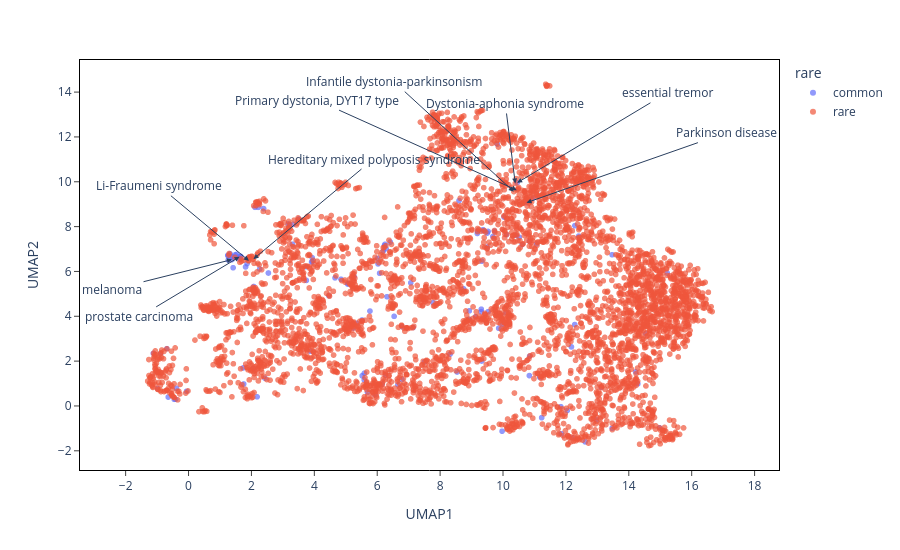

Notebook cell for this chart:
### Code cell
# --- Map 1: color points by rarity (rare vs. common) ---
# Sort by 'rare' so points draw in a consistent order.
dis2vec_clust_df = dis2vec_clust_df.sort_values(by='rare')

# Arrow annotations: {disease_id: {ax, ay label offsets}}.
annot = {
    'EFO_0000756': {'ay': 30, 'ax': -120},
    'EFO_0001663': {'ay': 60, 'ax': -100},
    'ORPHA_157794': {'ay': -100, 'ax': 120},
    'ORPHA_524': {'ay': -75, 'ax': -90},

    'MONDO_0005180': {'ay': -70, 'ax': 200},
    'EFO_0003108': {'ay': -90, 'ax': 150},
    'ORPHA_370103': {'ay': -90, 'ax': -200},
    'ORPHA_412217': {'ay': -80, 'ax': -10},
    'ORPHA_238455': {'ay': -110, 'ax': -120},
}

plot_res(
    dis2vec_clust_df, 'UMAP',
    annotate_orph=annot,
    color='rare',
    custom_header='',
    save=True,
    postfix_file='rare_UMAP',
)

### Figure 1 — Plotly figure (JSON) as saved in the notebook; plotly's stock layout.template omitted (floating-point values rounded to 4 significant figures; data arrays with more than 128 entries replaced by an {"elided": "..."} marker saying what was removed)
{"data": [{"customdata": {"elided": "145x3 mixed values"}, "hovertemplate": "rare=common<br>name=%{customdata[0]}<br>disease_id=%{customdata[1]}<br>dis_vec_clust=%{customdata[2]}<extra></extra>", "legendgroup": "common", "marker": {"color": "#636efa", "opacity": 0.7, "symbol": "circle"}, "mode": "markers", "name": "common", "showlegend": true, "type": "scattergl", "x": {"elided": "145 float values"}, "xaxis": "x", "y": {"elided": "145 float values"}, "yaxis": "y"}, {"customdata": {"elided": "4565x3 mixed values"}, "hovertemplate": "rare=rare<br>name=%{customdata[0]}<br>disease_id=%{customdata[1]}<br>dis_vec_clust=%{customdata[2]}<extra></extra>", "legendgroup": "rare", "marker": {"color": "#EF553B", "opacity": 0.7, "symbol": "circle"}, "mode": "markers", "name": "rare", "showlegend": true, "type": "scattergl", "x": {"elided": "4565 float values"}, "xaxis": "x", "y": {"elided": "4565 float values"}, "yaxis": "y"}], "layout": {"annotations": [{"arrowhead": 2, "ax": 200, "ay": -70, "text": "Parkinson disease", "x": 10.75, "xref": "x", "y": 9.069, "yref": "y"}, {"arrowhead": 2, "ax": 150, "ay": -90, "text": "essential tremor", "x": 10.45, "xref": "x", "y": 9.955, "yref": "y"}, {"arrowhead": 2, "ax": -120, "ay": 30, "text": "melanoma", "x": 1.382, "xref": "x", "y": 6.529, "yref": "y"}, {"arrowhead": 2, "ax": -100, "ay": 60, "text": "prostate carcinoma", "x": 1.62, "xref": "x", "y": 6.65, "yref": "y"}, {"arrowhead": 2, "ax": -10, "ay": -80, "text": "Dystonia-aphonia syndrome", "x": 10.39, "xref": "x", "y": 9.925, "yref": "y"}, {"arrowhead": 2, "ax": 120, "ay": -100, "text": "Hereditary mixed polyposis syndrome", "x": 2.066, "xref": "x", "y": 6.554, "yref": "y"}, {"arrowhead": 2, "ax": -120, "ay": -110, "text": "Infantile dystonia-parkinsonism", "x": 10.34, "xref": "x", "y": 9.56, "yref": "y"}, {"arrowhead": 2, "ax": -200, "ay": -90, "text": "Primary dystonia, DYT17 type", "x": 10.44, "xref": "x", "y": 9.627, "yref": "y"}, {"arrowhead": 2, "ax": -90, "ay": -75, "text": "Li-Fraumeni syndrome", "x": 1.919, "xref": "x", "y": 6.477, "yref": "y"}], "height": 550, "legend": {"title": {"text": "rare"}, "tracegroupgap": 0}, "margin": {"t": 60}, "plot_bgcolor": "white", "xaxis": {"anchor": "y", "domain": [0, 1], "dtick": 2, "linecolor": "black", "mirror": true, "ticks": "outside", "title": {"text": "UMAP1"}}, "yaxis": {"anchor": "x", "domain": [0, 1], "dtick": 2, "linecolor": "black", "mirror": true, "ticks": "outside", "title": {"text": "UMAP2"}}}}
